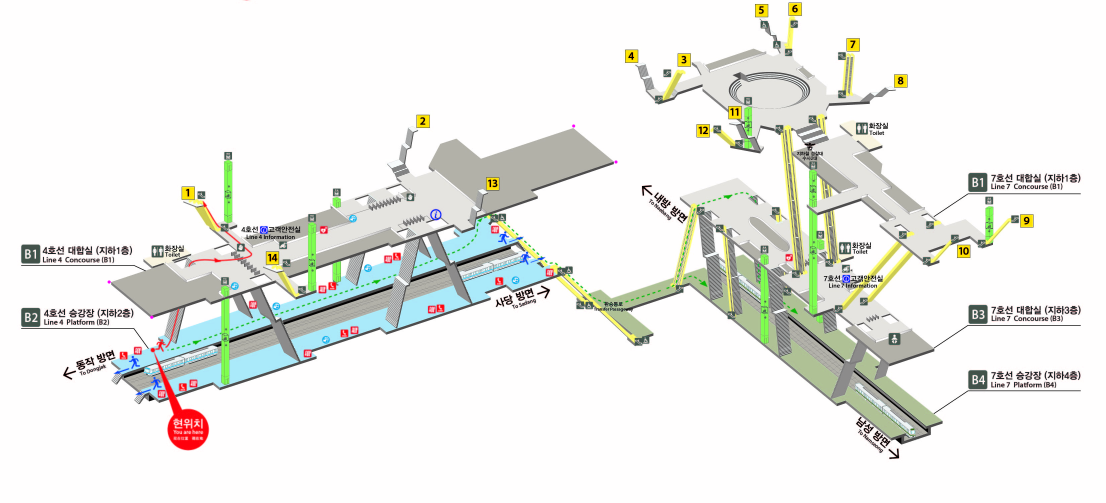
#> input picture test1.png, 3316 x 1508 px (shown at 1/3 size)
$ python -i color_clustering.py   (imports and definitions only)
#> lines starting #> are read from the running program, lines starting #| are printed output that depends on the picture; after the words box and inside, x2 and y2 are one past the last pixel; in counts of white or black regions, pixels touching at a corner belong together
#> further down, picture is the input picture: shape (1508, 3316, 3); mean B, G, R 233, 237, 236.1
import cv2
import numpy as np


DEFAULT_OPEN_KERNEL = 3
DEFAULT_CLOSE_KERNEL = 5


# [48 lines left out: functions normalize_kernel_size, build_morphology_config, apply_morphology_to_mask, apply_morphology_to_clusters, not called in this run]


def build_clustering_valid_mask(img):
    """Create a mask that excludes white background, black text, and red markers."""
    hsv = cv2.cvtColor(img, cv2.COLOR_BGR2HSV)
#> hsv: shape (1508, 3316, 3); mean H, S, V 14.1, 11.4, 240

    white_mask = cv2.inRange(hsv, np.array([0, 0, 245]), np.array([179, 25, 255]))
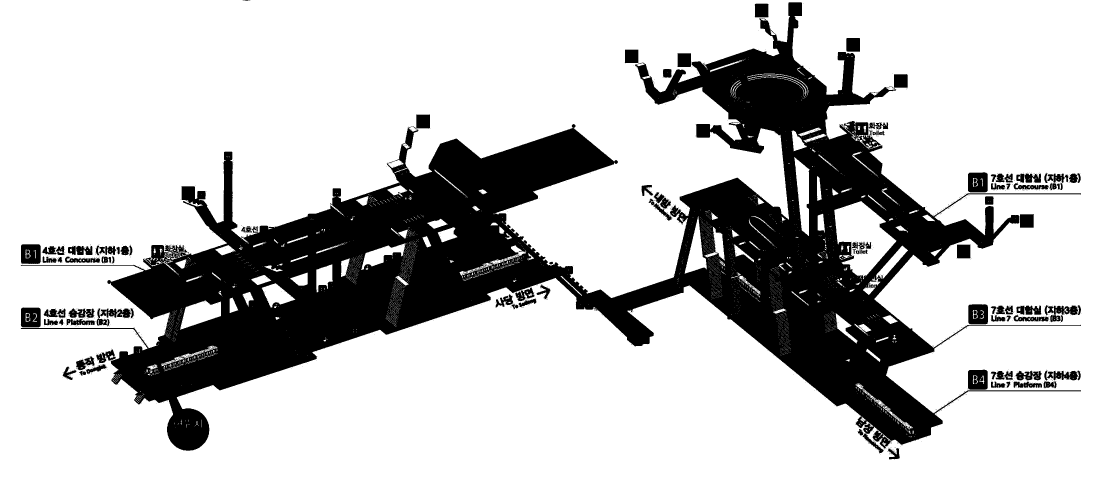
#> white_mask: shape (1508, 3316) (shown at 1/3 size); 77.1% white; 1491 black regions (1387 under 20 px), largest, box (x1, y1, x2, y2) and area: (62, 7, 3243, 1360) 1066786, (2904, 517, 2963, 577) 3247, (62, 922, 122, 982) 3204
    black_mask = cv2.inRange(hsv, np.array([0, 0, 0]), np.array([179, 255, 55]))
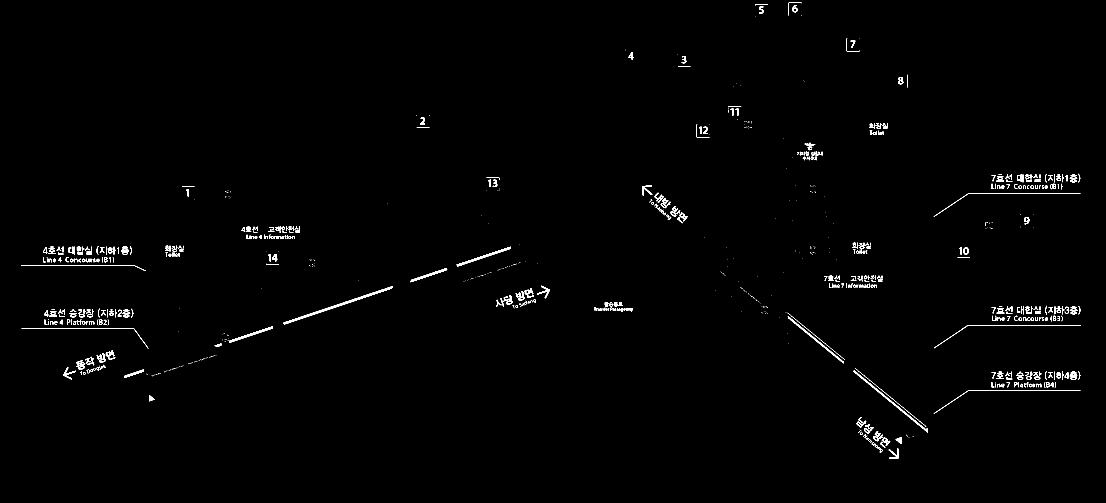
#> black_mask: shape (1508, 3316) (shown at 1/3 size); 0.79% white; 890 white regions (424 under 20 px), largest, box (x1, y1, x2, y2) and area: (849, 858, 1179, 974) 2173, (2561, 1111, 2784, 1298) 1264, (1369, 740, 1532, 800) 1074
    red_mask = cv2.inRange(hsv, np.array([0, 100, 100]), np.array([10, 255, 255]))
#> red_mask: shape (1508, 3316); 0.02% white in thin lines or dots, all inside (x1, y1, x2, y2) = (168, 81, 3178, 1371)
    red_mask += cv2.inRange(hsv, np.array([160, 100, 100]), np.array([179, 255, 255]))
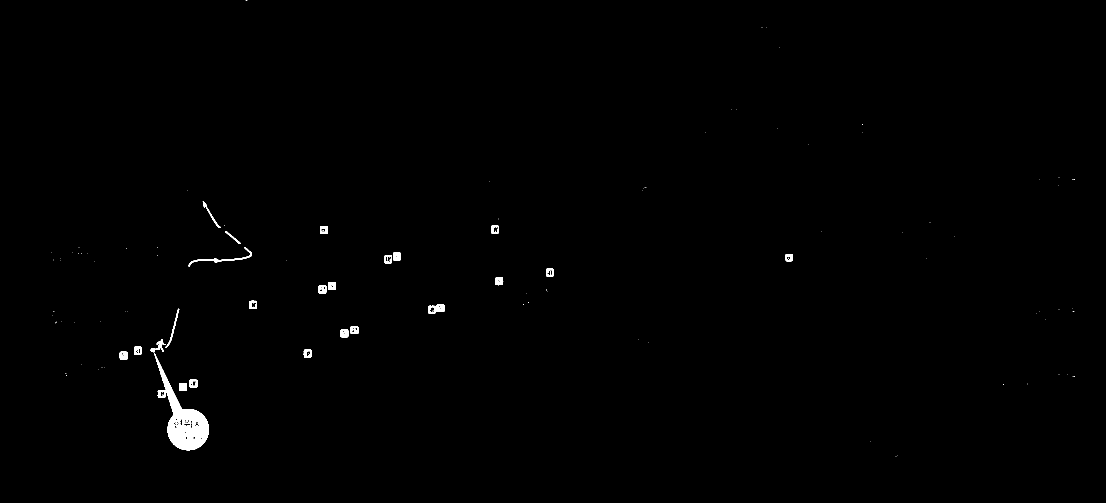
#> red_mask: shape (1508, 3316) (shown at 1/3 size); 0.5% white; 122 white regions (93 under 20 px), largest, box (x1, y1, x2, y2) and area: (462, 1058, 627, 1351) 13882, (566, 741, 756, 800) 1032, (496, 926, 538, 1043) 494
    magenta_mask = cv2.inRange(hsv, np.array([140, 80, 80]), np.array([170, 255, 255]))
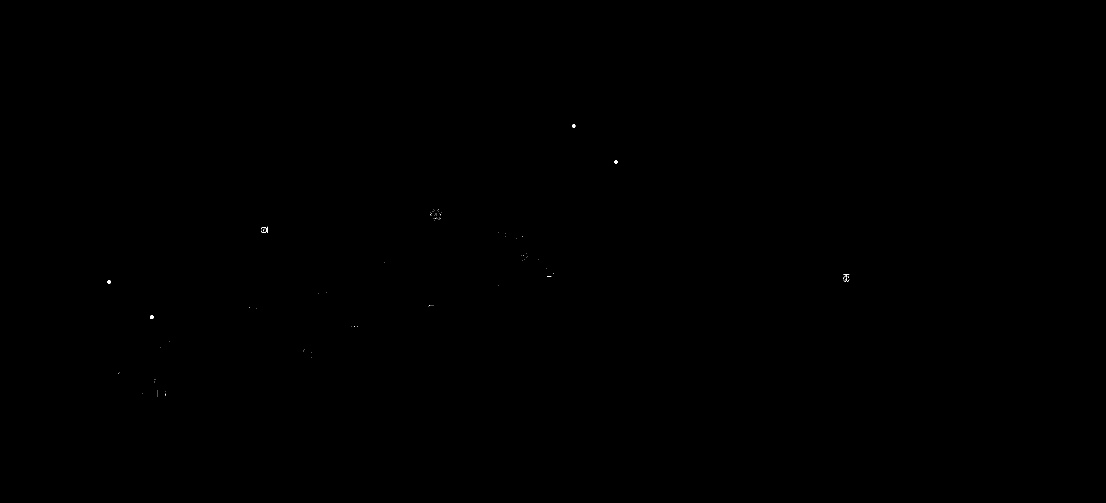
#> magenta_mask: shape (1508, 3316) (shown at 1/3 size); 0.01% white; 99 white regions (94 under 20 px), largest, box (x1, y1, x2, y2) and area: (450, 946, 461, 957) 88, (1716, 373, 1726, 383) 76, (1843, 481, 1853, 491) 76, (323, 841, 332, 851) 74, (783, 681, 801, 699) 56

    excluded_mask = cv2.bitwise_or(white_mask, black_mask)
#> excluded_mask: shape (1508, 3316); 77.9% white; 1744 black regions (1544 under 20 px), largest, box (x1, y1, x2, y2) and area: (322, 8, 3058, 1360) 1042917, (2904, 517, 2963, 577) 3247, (62, 922, 122, 982) 3204
    excluded_mask = cv2.bitwise_or(excluded_mask, red_mask)
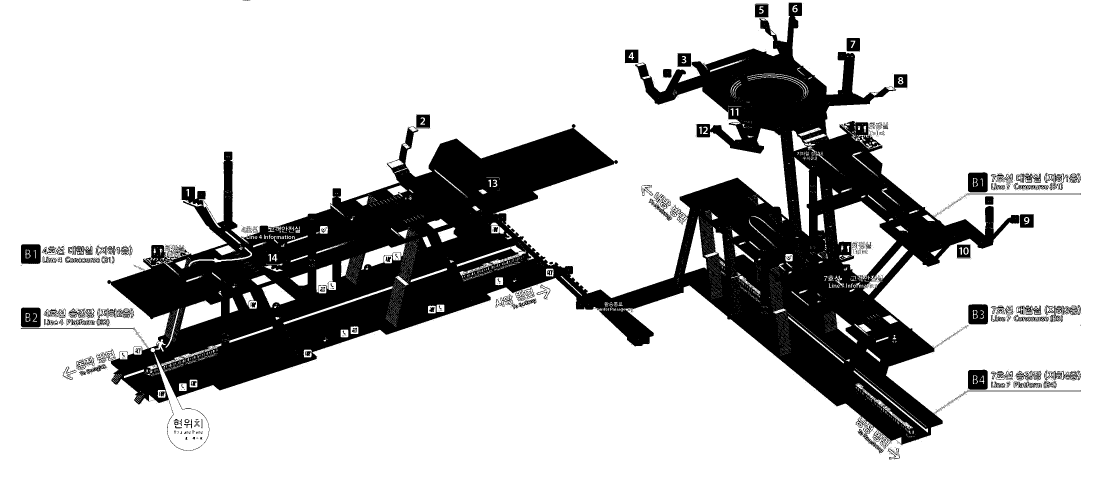
#> excluded_mask: shape (1508, 3316) (shown at 1/3 size); 78.4% white; 1829 black regions (1593 under 20 px), largest, box (x1, y1, x2, y2) and area: (322, 8, 3058, 1360) 1014888, (2904, 517, 2963, 577) 3247, (62, 922, 122, 982) 3204
    excluded_mask = cv2.bitwise_or(excluded_mask, magenta_mask)
#> excluded_mask: shape (1508, 3316); 78.4% white; 1849 black regions (1613 under 20 px), largest, box (x1, y1, x2, y2) and area: (332, 8, 3058, 1360) 1014237, (2904, 517, 2963, 577) 3247, (62, 922, 122, 982) 3204

    valid_mask = cv2.bitwise_not(excluded_mask)
    valid_mask = cv2.morphologyEx(valid_mask, cv2.MORPH_OPEN, np.ones((3, 3), np.uint8))
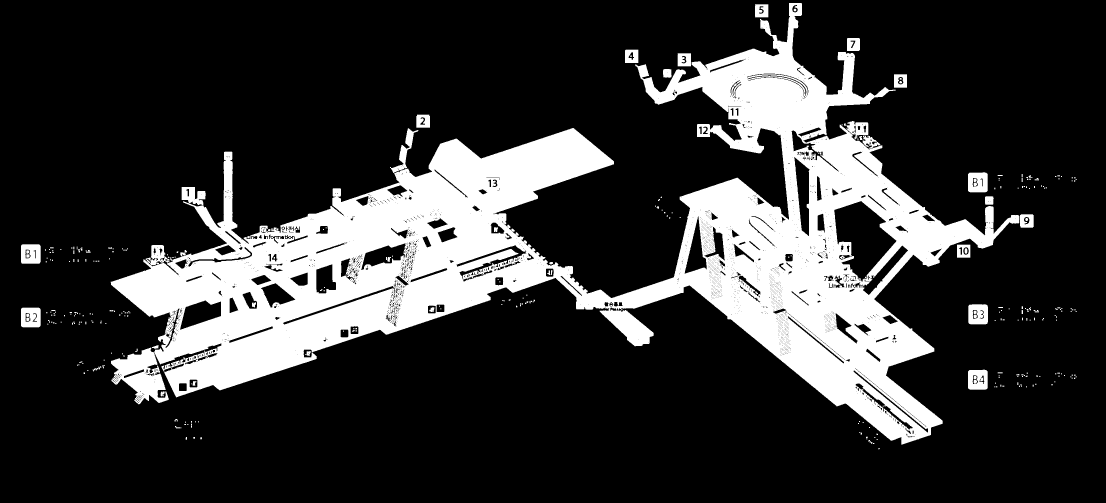
#> valid_mask: shape (1508, 3316) (shown at 1/3 size); 20.7% white; 362 white regions (249 under 20 px), largest, box (x1, y1, x2, y2) and area: (332, 9, 3058, 1334) 982124, (333, 1043, 506, 1213) 14938, (2904, 517, 2963, 577) 3156
    return valid_mask


def convert_color_space(img, color_space="lab"):
    """Convert BGR image into the color space used by clustering."""
#> called with color_space = 'lab'
    if color_space.lower() == "lab":
        return cv2.cvtColor(img, cv2.COLOR_BGR2LAB)
#> returned value: shape (1508, 3316, 3); mean of channels 0, 1, 2 238.8, 127, 129.9
    if color_space.lower() == "hsv":
        return cv2.cvtColor(img, cv2.COLOR_BGR2HSV)
    if color_space.lower() == "bgr":
        return img.copy()
    raise ValueError(f"지원하지 않는 색공간입니다: {color_space}")


def extract_color_clusters(img, k=6, color_space="lab", attempts=5, rng_seed=42):
    """Cluster valid image pixels with cv2.kmeans and return centers and masks."""
    valid_mask = build_clustering_valid_mask(img)
    cluster_img = convert_color_space(img, color_space=color_space)
    samples = cluster_img[valid_mask > 0].reshape((-1, 3)).astype(np.float32)

    if len(samples) == 0:
        raise ValueError("K-Means에 사용할 유효 픽셀이 없습니다.")
    if len(samples) < k:
        raise ValueError(f"K값({k})이 유효 픽셀 수({len(samples)})보다 큽니다.")

    cv2.setRNGSeed(rng_seed)
    criteria = (cv2.TERM_CRITERIA_EPS + cv2.TERM_CRITERIA_MAX_ITER, 30, 1.0)
    _compactness, labels, centers = cv2.kmeans(
        samples,
        k,
        None,
        criteria,
        attempts,
        cv2.KMEANS_PP_CENTERS,
    )
#> centers = [[229.3, 123.1, 125.4], [140.7, 126.4, 129.3], [219.5, 65.42, 191.6], [186, 124, 135.9], [87.2, 125.8, 127.1], [232.1, 114.9, 194.7]]

    labels = labels.flatten()
    valid_y, valid_x = np.where(valid_mask > 0)

    clusters = []
    for cluster_idx in range(k):
        cluster_mask = np.zeros(valid_mask.shape, dtype=np.uint8)
        selected = labels == cluster_idx
        cluster_mask[valid_y[selected], valid_x[selected]] = 255

        clusters.append(
            {
                "id": cluster_idx + 1,
                "center": centers[cluster_idx],
                "mask": cluster_mask,
                "pixel_count": int(np.count_nonzero(cluster_mask)),
            }
        )
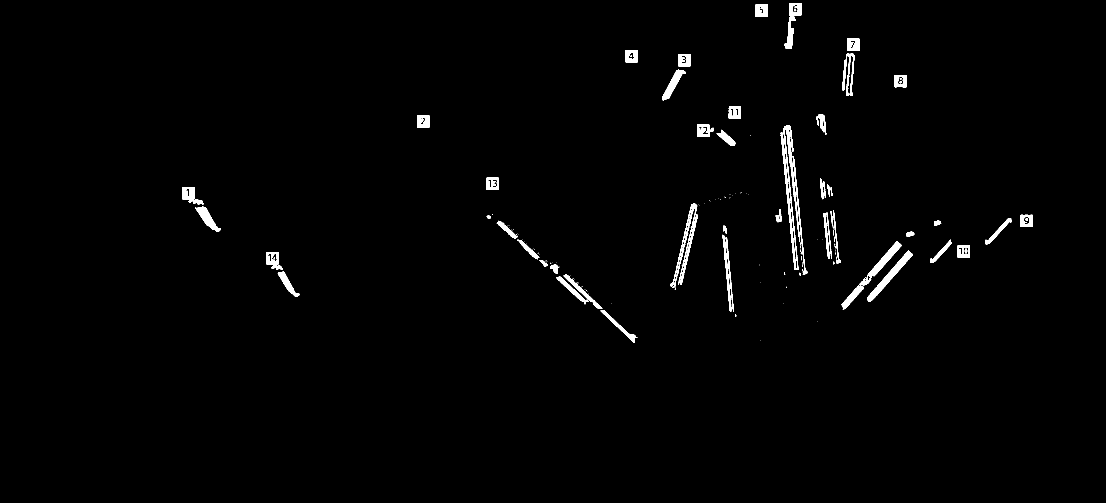
#> cluster_mask: shape (1508, 3316) (shown at 1/3 size); 1.2% white; 174 white regions (108 under 20 px), largest, box (x1, y1, x2, y2) and area: (2350, 375, 2400, 810) 3572, (2602, 752, 2739, 906) 3491, (2578, 724, 2705, 859) 2883
#> after the loop, clusters = 6 items

    clusters = sorted(clusters, key=lambda cluster: cluster["pixel_count"], reverse=True)
    for cluster_id, cluster in enumerate(clusters, start=1):
        cluster["id"] = cluster_id
#> this loop made 6 passes

    return {
        "color_space": color_space.lower(),
        "valid_mask": valid_mask,
        "centers": np.array([cluster["center"] for cluster in clusters], dtype=np.float32),
        "clusters": clusters,
    }


# [77 lines left out: functions parse_cluster_ids, combine_cluster_masks, rebuild_clusters_from_metadata, not called in this run]

>>> import cv2
>>> picture = cv2.imread('../test1.png')
>>> result = extract_color_clusters(picture)
#> result = 4 items

$ run again, on test_marker.png
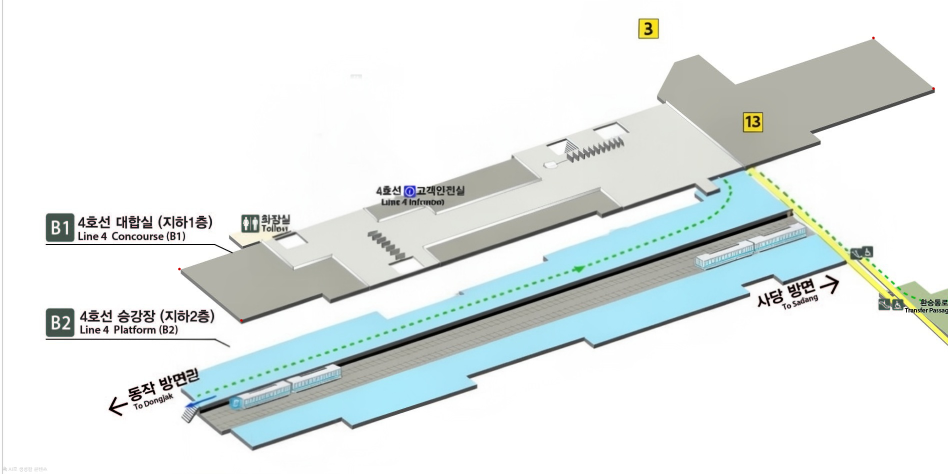
#> input picture test_marker.png, 1896 x 948 px (shown at 1/2 size)
#> picture is the input picture: shape (948, 1896, 3); mean B, G, R 232.9, 233.8, 228.3
#> hsv: shape (948, 1896, 3); mean H, S, V 21.5, 11.9, 235.5
#> in build_clustering_valid_mask, `white_mask = cv2.inRange(hsv, np.array([0, 0, 245]), np.array([179, 25..`:
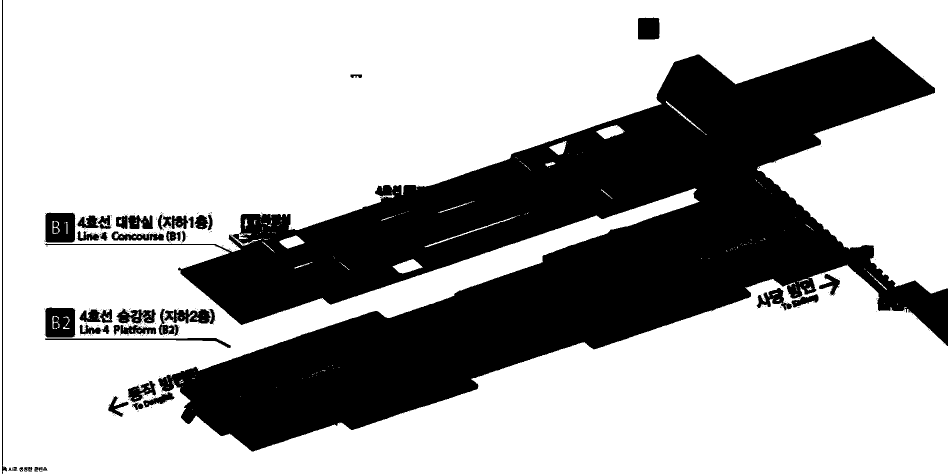
#> white_mask: shape (948, 1896) (shown at 1/2 size); 69.1% white; 373 black regions (328 under 20 px), largest, box (x1, y1, x2, y2) and area: (90, 73, 1896, 903) 523914, (91, 425, 151, 486) 3273, (90, 615, 151, 676) 3248
#> black_mask: shape (948, 1896); 0.98% white; 252 white regions (101 under 20 px), largest, box (x1, y1, x2, y2) and area: (674, 428, 1575, 733) 6372, (92, 488, 465, 506) 734, (400, 803, 458, 827) 370
#> magenta_mask: shape (948, 1896); every value is 0
#> centers = [[229.1, 126.8, 130.7], [180.9, 125.1, 132.4], [135.6, 124.4, 129], [222.4, 113.2, 114.9], [233.5, 112.7, 185.6], [83.13, 125.7, 127.5]]
#> after the loop in extract_color_clusters, `for cluster_idx in range(k):`:
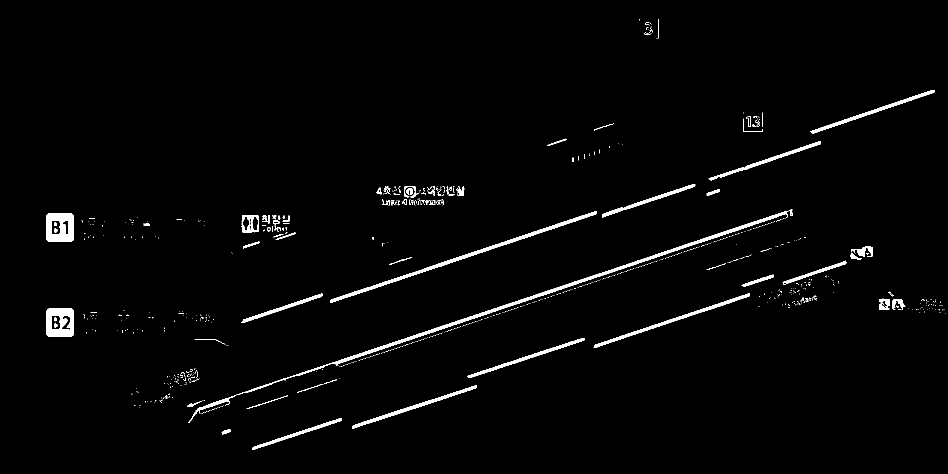
#> cluster_mask: shape (948, 1896) (shown at 1/2 size); 2% white; 865 white regions (797 under 20 px), largest, box (x1, y1, x2, y2) and area: (376, 421, 1577, 846) 6898, (661, 422, 1194, 606) 3599, (92, 427, 148, 483) 2470
#> after the loop in extract_color_clusters, `for cluster_idx in range(k):`: clusters = 6 items
#> the loop in extract_color_clusters, `for cluster_id, cluster in enumerate(clusters, start=1):` made 6 passes
#> result = 4 items
